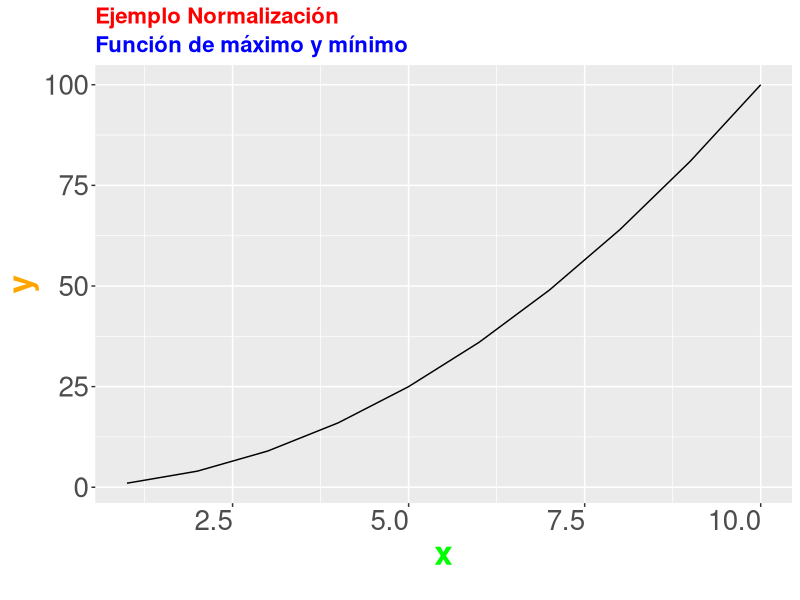
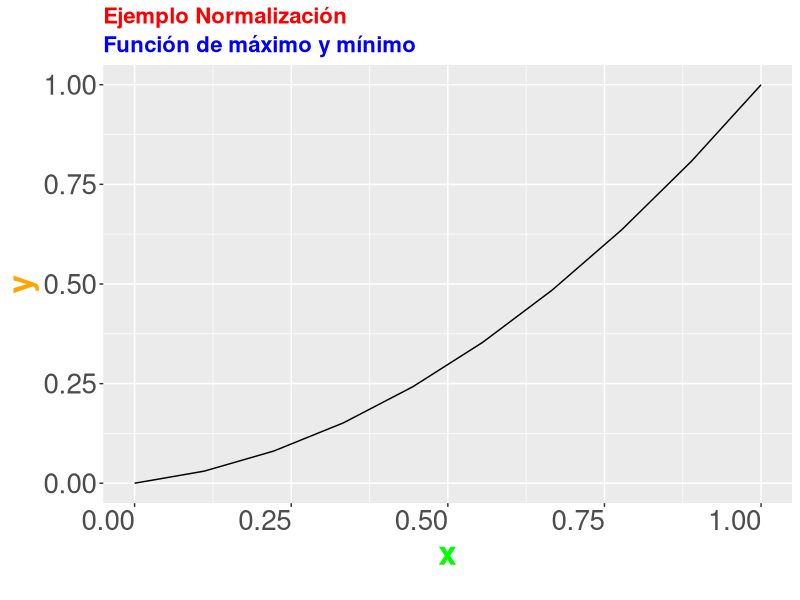
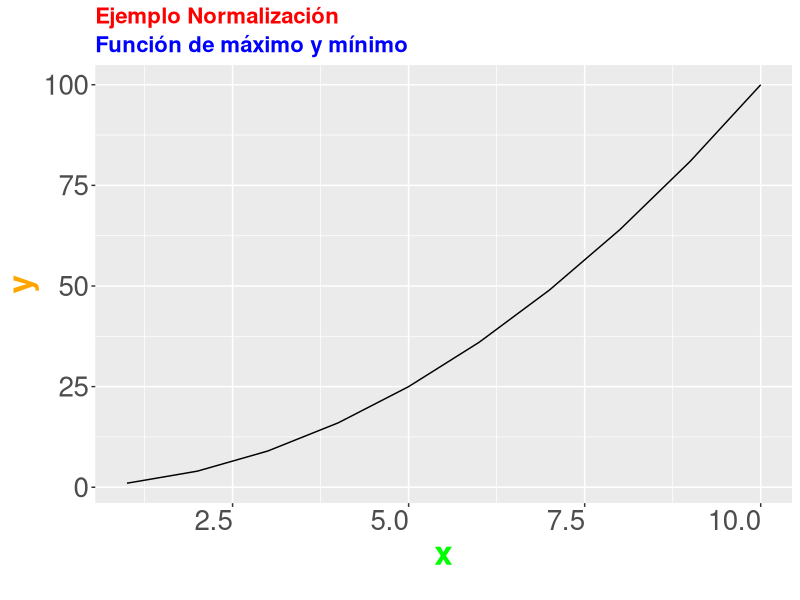
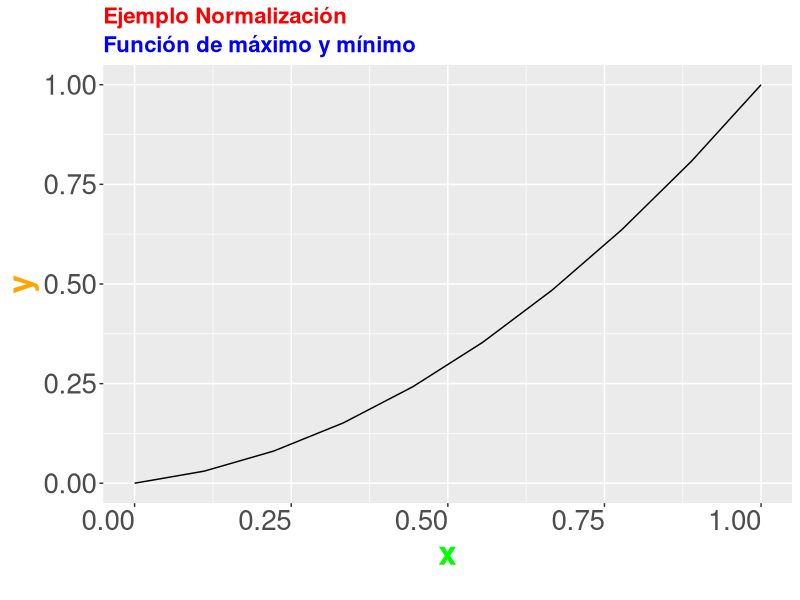

Recreate these plots in R, in order.
library(caret) 
library(dplyr) 
library(ggplot2)
library(scales)

mTit = "Ejemplo Normalización"
mSubTit = "Función de máximo y mínimo"
mCapt = ""
mLeyenda = "--"

mX = "x"
mY = "y"


ggEtiquetas <- labs(title = mTit, subtitle = mSubTit,
                    caption = mCapt, colour = mLeyenda,
                    x=mX, y=mY)


ggTema <- theme(
  plot.title = element_text(color = "red", size = 16, face = "bold"),
  plot.subtitle = element_text(color = "blue", size = 16, face = "bold"),
  axis.title.x = element_text(color = "green", size = 24, face = "bold"),
  axis.title.y = element_text(color = "orange", size = 24, face = "bold"),
  legend.title = element_text(color = "blue", size = 14),
  legend.text = element_text(size = 12),
  axis.text.y = element_text(angle = 0, hjust = 1,size=20),
  axis.text.x = element_text(angle = 0, hjust = 1,size=20)
)

ggEscalaX <- scale_x_discrete(mX)

ggTemaFacet <- theme(
  strip.text.x = element_text(
    size = 12, color = "black", face = "bold"
  )  )


#### Aca empieza el ejercicio

datos <- read.csv2("datos.csv", header = TRUE, sep = ",")
dim(datos)
head(datos,5)

ggplot(data = datos) + geom_line(mapping = aes (x=x, y=y)) + ggEtiquetas + ggTema

datos

datos_norm <- as.data.frame(apply(datos[1:2], 2, function(x) (x - min(x))/(max(x)-min(x))))
dim(datos_norm)
head(datos_norm,10)

ggplot(data = datos_norm) + geom_line(mapping = aes (x=x, y=y)) + ggEtiquetas + ggTema

datos$x_n <- datos_norm$x
datos$y_n <- datos_norm$y
head(datos,10)

ggplot(data = datos) + geom_line(mapping = aes (x=x, y=y)) +  ggEtiquetas + ggTema
ggplot(data = datos) + geom_line(mapping = aes (x=x_n, y=y_n)) +ggEtiquetas + ggTema


